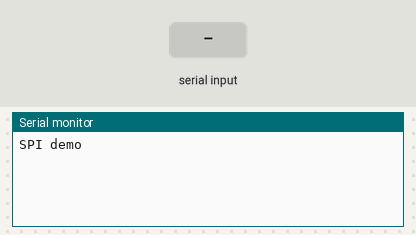
The sketch below on a simulated Arduino Mega 2560, built with avr-gcc and run on an emulated ATmega2560. On the bench: the last lines printed to the serial monitor. The inputs (shaded band) are chosen by the test bench.

Above: at 1.2 s.
1.3 s: "90,45\n" received over Serial
At 1.8 s:
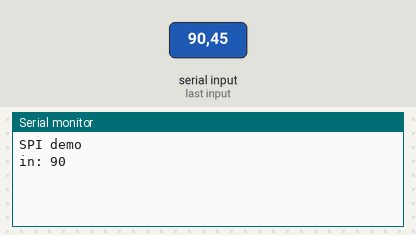
4.3 s: "30,150\n" received over Serial
At 5.3 s:
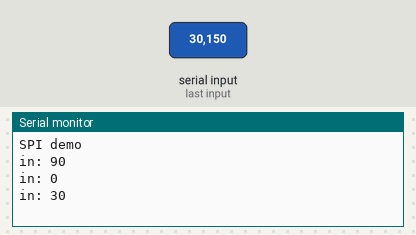
Timing chart, 0 to 7.3 s (numbered marks = the images above; inputs shaded):
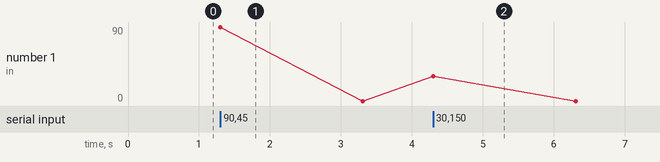

The sketch:

spi_mega_simple_struct.ino
```cpp
#include <SPI.h>


/*
   in arduino mega
   sck 52
   miso 50
   mosi 51

*/

#define SS1 53 // ss for nano 1

#define msgSize 3

typedef struct fingerMsg {
  uint8_t cmd;
  uint8_t val;
  uint8_t val2;
} fM;

typedef union fingerMsgUnion {
  char bytes[msgSize];
  fingerMsg msg;
} fU;

void sendMsg (fingerMsg table, int ss) {
  fingerMsgUnion msgU;
  msgU.msg = table;

  digitalWrite(ss, LOW);
  for (size_t i = 0; i < msgSize; i++)
  {
    SPI.transfer(msgU.bytes[i]);
  }
  delay(10);
  digitalWrite(ss, HIGH);
}

byte in = 0;

unsigned long t_print = 0;

void setup (void)
{
  Serial.begin (115200);
  Serial.println ("SPI demo");

  // SS = slave select, built in AVR output pin reference
  digitalWrite(SS1, HIGH);  // ensure SS stays high for now

  // Put SCK, MOSI, SS pins into output mode
  // also put SCK, MOSI into LOW state, and SS into HIGH state.
  // Then put SPI hardware into Master mode and turn SPI on
  SPI.begin ();

  // Slow down the master a bit
  //SPI.setClockDivider(SPI_CLOCK_DIV4);
  // use 2 Mbps decided by testing. 4 Mbps has too many bit errors over
  // jumper wires. Single-ended signals are not well suited for high-speed over wires
  SPI.beginTransaction(SPISettings(2000000, MSBFIRST, SPI_MODE0));

}  // end of setup

fingerMsg msg;

void loop (void)
{
  msg.cmd = 1; // position control
  if (Serial.available()) {
    in = Serial.parseInt();
    int aux = Serial.parseInt(); // quita el 0 que se lee siempre despues de un parseInt
    Serial.print("in: ");
    msg.val = in;
    msg.val2 = msg.val;
    Serial.println(msg.val);
    sendMsg(msg, SS1);
  }

  if (millis() - t_print > 100) {
    //Serial.println (a, DEC);
    t_print = millis();
  }

}  // end of loop
```

Measured:
- after the input at 1.3 s, the serial monitor: prints a new line at once (image 1)
- after the input at 4.3 s, the serial monitor: prints a new line at once (image 2)
